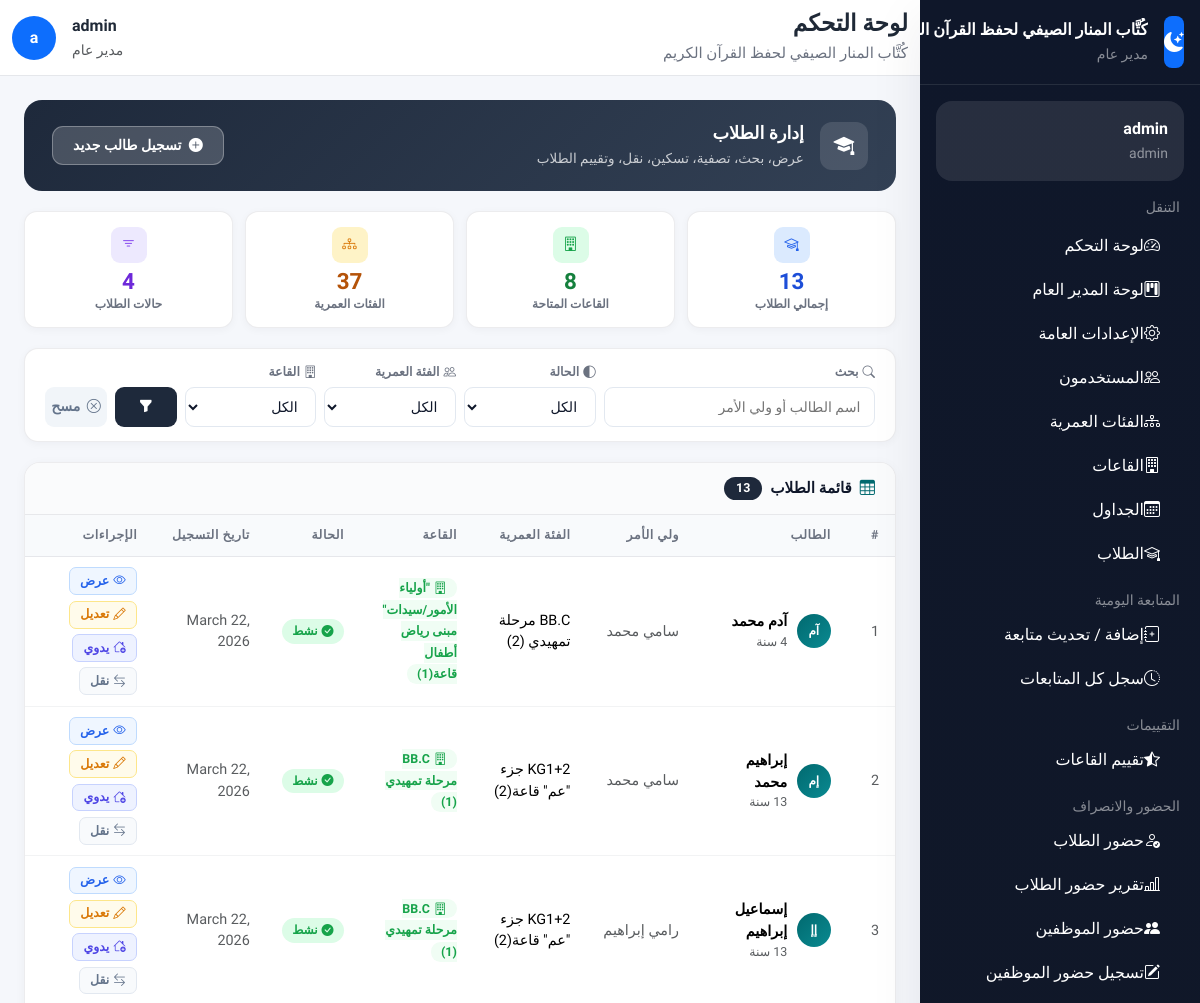
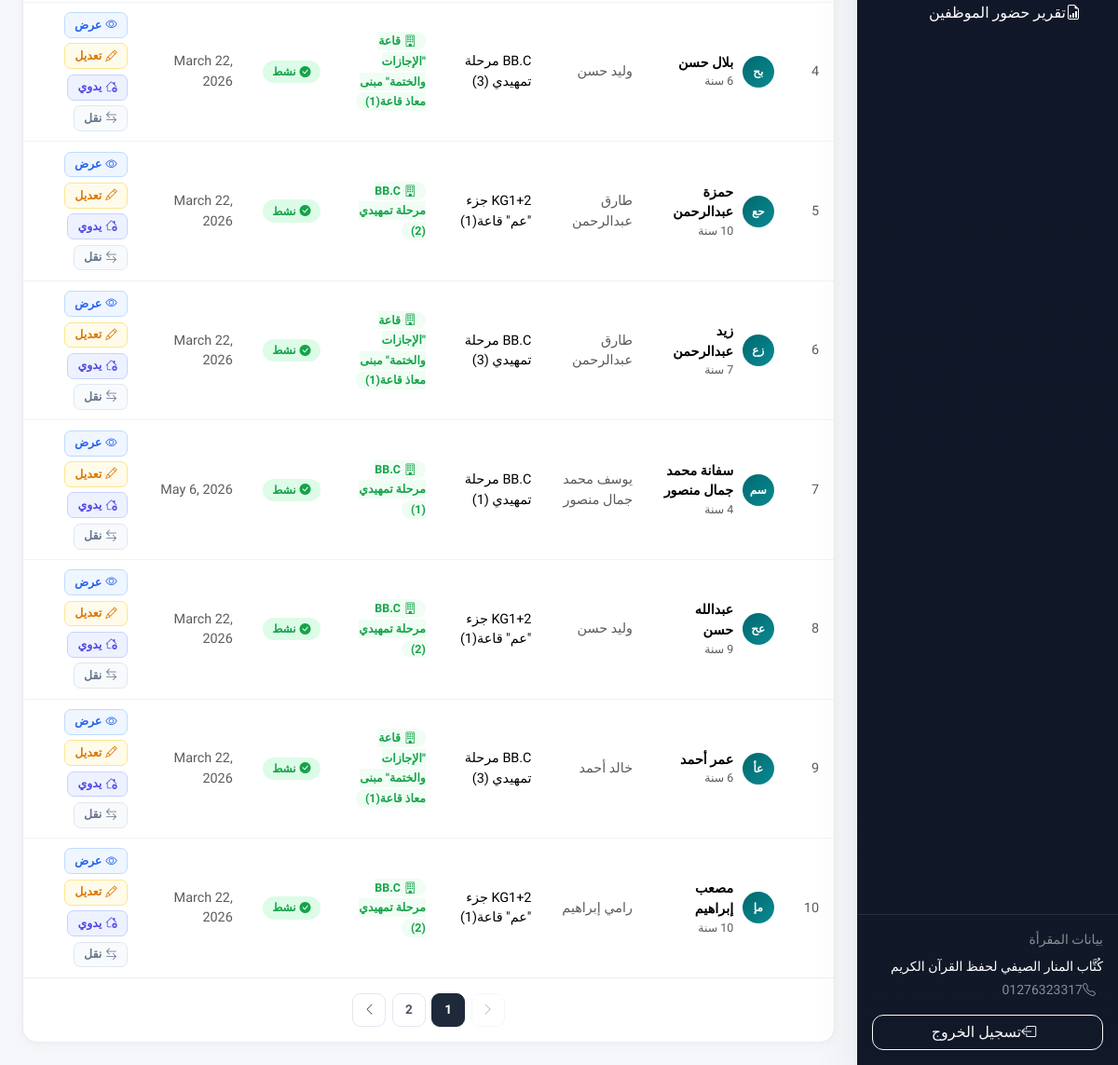
The app's page /students/ (signed in), older data (2 pictures, top to bottom).
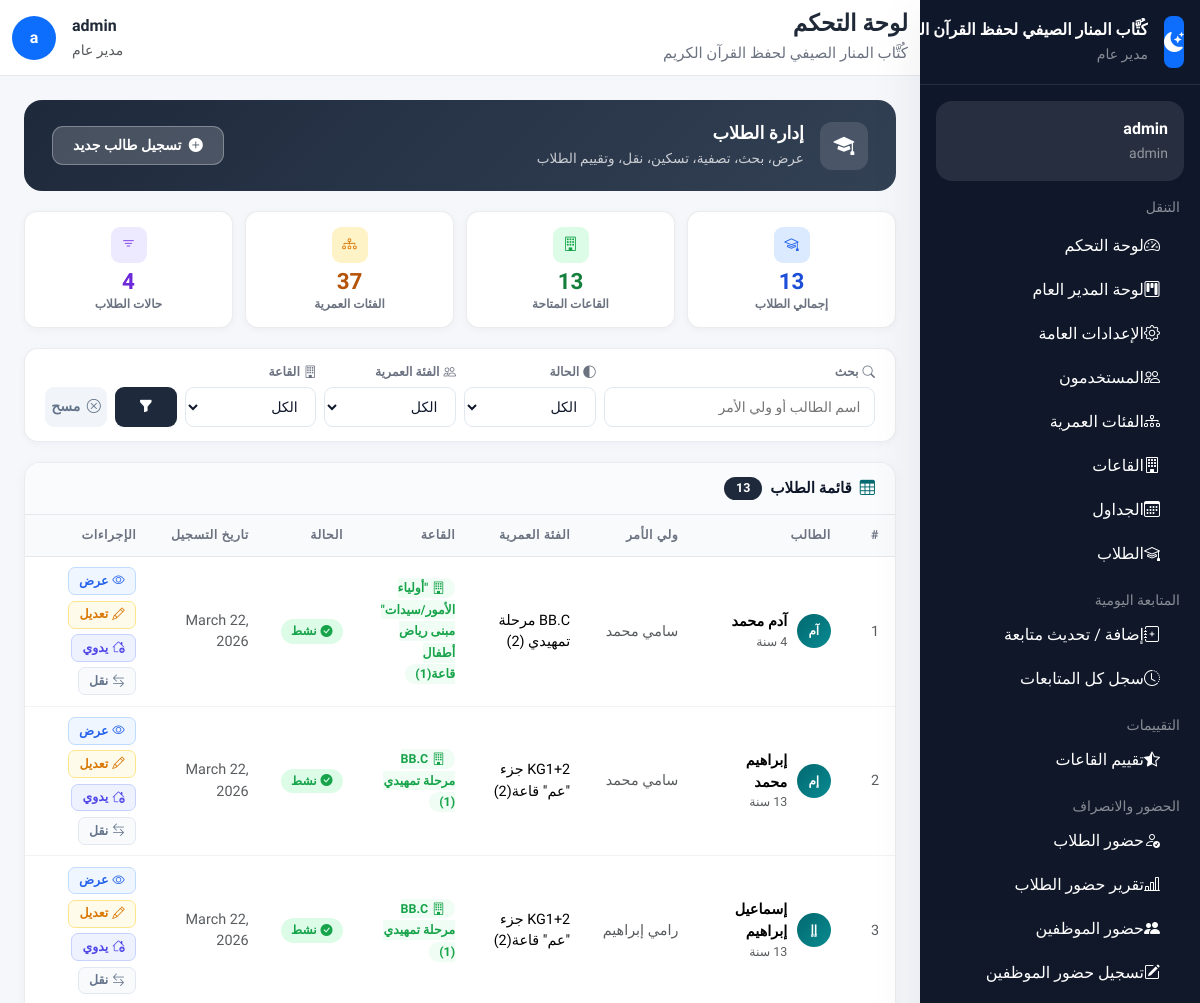
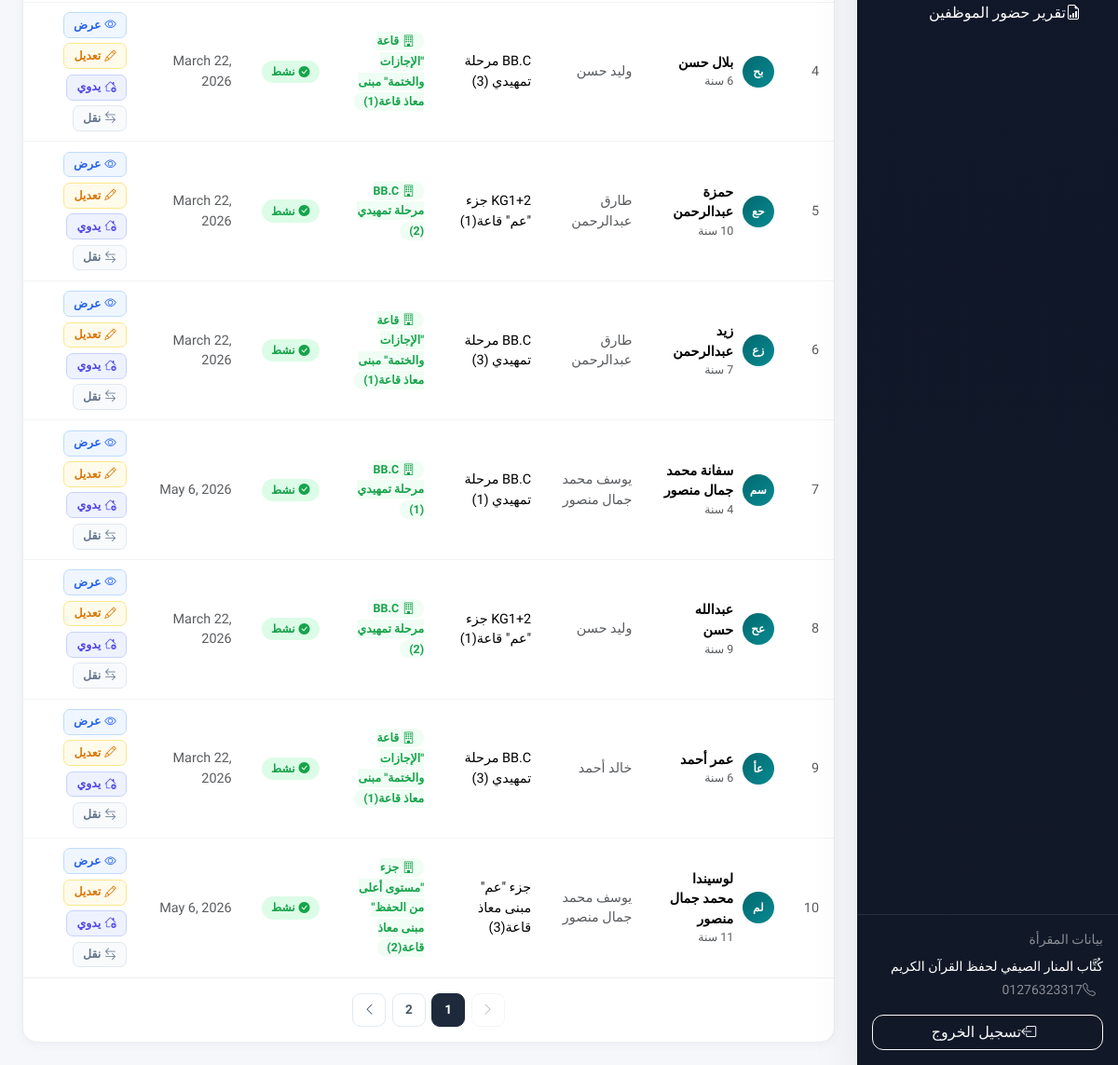
The same page, newer data (2 pictures, top to bottom).
### students/models.py (models this page shows, shortened)
class Student(models.Model):
    STATUS_PENDING = 'pending'
    STATUS_ACTIVE = 'active'
    STATUS_INACTIVE = 'inactive'
    STATUS_REJECTED = 'rejected'
    STATUS_CHOICES = [
        (STATUS_PENDING, 'في انتظار التسكين'),
        (STATUS_ACTIVE, 'نشط'),
        (STATUS_INACTIVE, 'غير نشط'),
        (STATUS_REJECTED, 'مرفوض لعدم وجود قاعة مناسبة'),
    ]
    first_name = models.CharField(max_length=50, verbose_name='الاسم الأول')
    last_name = models.CharField(max_length=50, verbose_name='اسم الرباعي')
    date_of_birth = models.DateField(verbose_name='تاريخ الميلاد')
    emergency_phone = models.CharField(max_length=20, blank=True, verbose_name='رقم موبايل الطوارئ')
    age_group = models.ForeignKey(
        'students.AgeGroup',
        on_delete=models.SET_NULL,
        null=True,
        blank=True,
        related_name='students',
        verbose_name='الفئة العمرية'
    )
    profile_picture = models.ImageField(
        upload_to='students/',
        blank=True,
        null=True,
        verbose_name='صورة الطالب'
    )
    memorized_surahs = models.ManyToManyField(
        Surah,
        blank=True,
        verbose_name='السور المحفوظة',
        related_name='memorized_by'
    )
    parent = models.ForeignKey(
        User,
        on_delete=models.CASCADE,
        related_name='children',
        limit_choices_to={'role': 'parent'},
        verbose_name='ولي الأمر'
    )
    hall = models.ForeignKey(
        'halls.Hall',
        on_delete=models.SET_NULL,
        null=True,
        blank=True,
        related_name='students',
        verbose_name='القاعة'
    )
    uses_bus = models.BooleanField(default=False, verbose_name='يشترك في الباص')
    bus_notes = models.CharField(max_length=200, blank=True, verbose_name='ملاحظات الباص')
    status = models.CharField(
        max_length=20,
        choices=STATUS_CHOICES,
        default=STATUS_PENDING,
        verbose_name='حالة الطالب'
    )
    registration_date = models.DateField(auto_now_add=True, verbose_name='تاريخ التسجيل')
    notes = models.TextField(blank=True, verbose_name='ملاحظات عامة')
    def get_full_name(self):
        return f"{self.first_name} {self.last_name}"
    def calculate_age(self):
        from datetime import date
        today = date.today()
        born = self.date_of_birth
        return today.year - born.year - ((today.month, today.day) < (born.month, born.day))
    class Meta:
        verbose_name = 'طالب'
        verbose_name_plural = 'الطلاب'
        ordering = ['first_name', 'last_name']

class AgeGroup(models.Model):
    name = models.CharField(max_length=100, verbose_name='اسم الفئة')
    min_age = models.PositiveIntegerField(verbose_name='الحد الأدنى للسن')
    max_age = models.PositiveIntegerField(verbose_name='الحد الأقصى للسن')
    order = models.PositiveIntegerField(default=0, verbose_name='الترتيب')
    is_active = models.BooleanField(default=True, verbose_name='نشطة')
    class Meta:
        verbose_name = 'فئة عمرية'
        verbose_name_plural = 'الفئات العمرية'
        ordering = ['order', 'min_age']

### accounts/models.py (models this page shows, shortened)
class User(AbstractUser):
    ROLE_GENERAL_MANAGER = 'general_manager'
    ROLE_GENERAL_SUPERVISOR = 'general_supervisor'
    ROLE_HALL_SUPERVISOR = 'hall_supervisor'
    ROLE_TEACHER = 'teacher'
    ROLE_PARENT = 'parent'
    ROLES = [
        (ROLE_GENERAL_MANAGER, 'مدير عام'),
        (ROLE_GENERAL_SUPERVISOR, 'مشرف عام'),
        (ROLE_HALL_SUPERVISOR, 'مشرف قاعات'),
        (ROLE_TEACHER, 'معلم'),
        (ROLE_PARENT, 'ولي أمر'),
    ]
    role = models.CharField(
        max_length=30,
        choices=ROLES,
        default=ROLE_PARENT,
        verbose_name='الدور الوظيفي'
    )
    phone = models.CharField(
        max_length=20,
        blank=True,
        null=True,
        verbose_name='رقم الهاتف'
    )
    profile_picture = models.ImageField(
        upload_to='profiles/',
        blank=True,
        null=True,
        verbose_name='الصورة الشخصية'
    )
    can_manage_users = models.BooleanField(default=False, verbose_name='إدارة المستخدمين')
    can_manage_halls = models.BooleanField(default=False, verbose_name='إدارة القاعات')
    can_manage_students = models.BooleanField(default=False, verbose_name='إدارة الطلاب')
    can_manage_attendance = models.BooleanField(default=False, verbose_name='إدارة الحضور')
    can_manage_evaluations = models.BooleanField(default=False, verbose_name='إدارة التقييمات')
    can_manage_settings = models.BooleanField(default=False, verbose_name='إدارة الإعدادات')
    @property
    def is_general_manager(self):
        return self.role == self.ROLE_GENERAL_MANAGER
    @property
    def is_general_supervisor(self):
        return self.role == self.ROLE_GENERAL_SUPERVISOR
    @property
    def is_hall_supervisor(self):
        return self.role == self.ROLE_HALL_SUPERVISOR
    @property
    def is_teacher(self):
        return self.role == self.ROLE_TEACHER
    @property
    def is_parent(self):
        return self.role == self.ROLE_PARENT
    @property
    def is_staff_member(self):
        return self.role != self.ROLE_PARENT
    class Meta:
        verbose_name = 'مستخدم'
        verbose_name_plural = 'المستخدمون'

### halls/models.py (models this page shows, shortened)
class Hall(models.Model):
    name = models.CharField(max_length=100, verbose_name='اسم القاعة')
    location = models.CharField(max_length=200, verbose_name='موقع القاعة')
    age_group = models.ForeignKey(
        'students.AgeGroup',
        on_delete=models.SET_NULL,
        null=True,
        blank=True,
        related_name='halls',
        verbose_name='الفئة العمرية'
    )
    max_students = models.PositiveIntegerField(default=30, verbose_name='أقصى عدد للطلاب')
    general_supervisor = models.ForeignKey(
        User,
        on_delete=models.SET_NULL,
        null=True,
        blank=True,
        related_name='managed_halls',
        limit_choices_to={'role': 'general_supervisor'},
        verbose_name='المشرف العام المسؤول'
    )
    teacher = models.ForeignKey(
        User,
        on_delete=models.SET_NULL,
        null=True,
        blank=True,
        related_name='teaching_halls',
        limit_choices_to={'role': 'teacher'},
        verbose_name='المعلم'
    )
    supervisor = models.ForeignKey(
        User,
        on_delete=models.SET_NULL,
        null=True,
        blank=True,
        related_name='supervising_halls',
        limit_choices_to={'role': 'hall_supervisor'},
        verbose_name='مشرف القاعة'
    )
    current_juz = models.PositiveIntegerField(
        default=30,
        verbose_name='الجزء الحالي الذي تبدأ منه القاعة'
    )
    required_completed_juz_count = models.PositiveIntegerField(
        default=0,
        verbose_name='عدد الأجزاء المطلوبة قبل دخول القاعة'
    )
    is_active = models.BooleanField(default=True, verbose_name='نشطة')
    created_at = models.DateTimeField(auto_now_add=True)
    class Meta:
        verbose_name = 'قاعة'
        verbose_name_plural = 'القاعات'
        ordering = ['name']

### students/views.py (the view, shortened to what this page needs)
# urls.py: path('',                      views.StudentListView.as_view(),    name='list'),
class StudentListView(StaffRequiredMixin, View):
    def get_base_queryset(self, request):
        user = request.user
        qs = Student.objects.select_related(
            'parent', 'hall', 'age_group'
        ).prefetch_related('memorized_surahs')
        if user.is_general_manager:
            return qs
    def get(self, request):
        students = self.get_base_queryset(request)
        status = request.GET.get('status', '')
        age_group = request.GET.get('age_group', '')
        hall_id = request.GET.get('hall', '')
        search = request.GET.get('q', '')
        if status:
            students = students.filter(status=status)
        if age_group:
            students = students.filter(age_group__id=age_group)
        if hall_id:
            students = students.filter(hall_id=hall_id)
        paginator = Paginator(students, 10)
        page = request.GET.get('page', 1)
        students = paginator.get_page(page)
        halls = Hall.objects.filter(is_active=True)
        if request.user.is_general_supervisor:
            hall_ids = request.user.hall_assignments.values_list('hall_id', flat=True)
            halls = halls.filter(id__in=hall_ids)
        elif request.user.is_hall_supervisor:
            halls = halls.filter(supervisor=request.user)
        elif request.user.is_teacher:
            halls = halls.filter(teacher=request.user)
        context = {
            'students': students,
            'halls': halls,
            'age_groups': AgeGroup.objects.filter(is_active=True),
            'statuses': Student.STATUS_CHOICES,
            'total': paginator.count,
        }
        return render(request, 'students/list.html', context)

### accounts/context_processors.py (called while the page is built)
def user_role_context(request):
    if not request.user.is_authenticated:
        return {}
    user = request.user
    return {
        'is_general_manager':    user.is_general_manager,
        'is_general_supervisor': user.is_general_supervisor,
        'is_hall_supervisor':    user.is_hall_supervisor,
        'is_teacher':            user.is_teacher,
        'is_parent':             user.is_parent,
        'user_role_display':     user.get_role_display(),
    }

def site_settings(request):
    settings = SiteSettings.get_settings()
    return {
        'SITE_NAME':        settings.name,
        'SITE_LOGO':        settings.logo,
        'SITE_PHONE':       settings.phone,
        'SITE_SETTINGS':    settings,
        'ALLOW_REGISTRATION': settings.allow_registration,
    }

### accounts/models.py (called while the page is built)
    @classmethod
    def get_settings(cls):
        obj, _ = cls.objects.get_or_create(pk=1)
        return obj

### accounts/permissions.py (called while the page is built)
    def test_func(self):
        return self.request.user.is_authenticated and self.request.user.is_staff_member

### templates/students/list.html (shortened to what the changed rows need)
{% extends "base.html" %}
{% block content %}
<div class="sl-hero">
    <div class="sl-hero-left">
        <div>
            <h1>إدارة الطلاب</h1>
        </div>
    </div>
</div>
<div class="sl-stats">
    <div class="sl-stat">
        <div class="sl-stat-icon"><i class="bi bi-building"></i></div>
        <div class="sl-stat-num">{{ halls|length }}</div>
        <div class="sl-stat-lbl">القاعات المتاحة</div>
    </div>
</div>
<div class="sl-table-card">
    {% if students %}
    <div class="d-none d-md-block table-responsive">
        <table class="table sl-table mb-0">
            <thead>
                <tr>
                    <th>#</th>
                    <th>الطالب</th>
                    <th>ولي الأمر</th>
                    <th>الفئة العمرية</th>
                    <th>القاعة</th>
                    <th>الحالة</th>
                    <th>تاريخ التسجيل</th>
                    <th>الإجراءات</th>
                </tr>
            </thead>
            <tbody>
                {% for student in students %}
                <tr>
                    <td class="text-muted small">{{ students.start_index|add:forloop.counter0 }}</td>
                    <td>
                        <div style="display:flex; align-items:center; gap:.6rem;">
                            <div class="std-avatar">{{ student.first_name|first }}{{ student.last_name|first }}</div>
                            <div>
                                <div class="fw-bold" style="font-size:.9rem;">{{ student.get_full_name }}</div>
                                <div class="text-muted" style="font-size:.78rem;">{{ student.calculate_age }} سنة</div>
                            </div>
                        </div>
                    </td>
                    <td class="text-muted small">{{ student.parent.get_full_name|default:"—" }}</td>
                    <td class="small">{{ student.age_group.name|default:"—" }}</td>
                    <td>
                        {% if student.hall %}
                        <span style="background:#f0fdf4; color:#16a34a; border-radius:20px; padding:.15rem .65rem; font-size:.78rem; font-weight:700;">
                            <i class="bi bi-building me-1"></i>{{ student.hall.name }}
                        </span>
                        {% else %}
                        <span class="text-muted small">—</span>
                        {% endif %}
                    </td>
                    <td>
                        {% if student.status == 'active' %}
                            <span class="status-pill sp-active"><i class="bi bi-check-circle-fill"></i>نشط</span>
                        {% elif student.status == 'pending' %}
                            <span class="status-pill sp-pending"><i class="bi bi-clock-fill"></i>انتظار</span>
                        {% elif student.status == 'inactive' %}
                            <span class="status-pill sp-inactive"><i class="bi bi-dash-circle"></i>غير نشط</span>
                        {% else %}
                            <span class="status-pill sp-rejected"><i class="bi bi-x-circle-fill"></i>مرفوض</span>
                        {% endif %}
                    </td>
                    <td class="text-muted small">{{ student.registration_date }}</td>
                    <td>
                        <div style="display:flex; flex-wrap:wrap; gap:.35rem;">
                            <a href="{% url 'students:detail' student.pk %}" class="action-btn ab-view">
                                <i class="bi bi-eye"></i>عرض
                            </a>
                            {% if user.is_general_manager or user.is_general_supervisor %}
                            <a href="{% url 'students:update' student.pk %}" class="action-btn ab-edit">
                                <i class="bi bi-pencil"></i>تعديل
                            </a>
                            {% endif %}
                            {% if user.is_general_supervisor or user.is_general_manager %}
                            <a href="{% url 'students:manual_assign' student.pk %}" class="action-btn ab-manual"
                               title="تسكين يدوي بدون قيود">
                                <i class="bi bi-house-add"></i>يدوي
                            </a>
                            {% if student.status == 'active' %}
                            <a href="{% url 'students:transfer' student.pk %}" class="action-btn ab-transfer">
                                <i class="bi bi-arrow-left-right"></i>نقل
                            </a>
                            {% endif %}
                            {% endif %}
                        </div>
                    </td>
                </tr>
                {% endfor %}
            </tbody>
        </table>
    </div>
    {% if students.has_other_pages %}
    <div class="sl-pagination">
        {% if students.has_previous %}
        <a href="?page={{ students.previous_page_number }}&q={{ request.GET.q }}&status={{ request.GET.status }}&age_group={{ request.GET.age_group }}&hall={{ request.GET.hall }}"
           class="sl-page-btn"><i class="bi bi-chevron-right"></i></a>
        {% else %}
        <span class="sl-page-btn" style="opacity:.4; pointer-events:none;"><i class="bi bi-chevron-right"></i></span>
        {% endif %}
        {% for num in students.paginator.page_range %}
            {% if students.number == num %}
            <span class="sl-page-btn active">{{ num }}</span>
            {% elif num >= students.number|add:"-2" and num <= students.number|add:"2" %}
            <a href="?page={{ num }}&q={{ request.GET.q }}&status={{ request.GET.status }}&age_group={{ request.GET.age_group }}&hall={{ request.GET.hall }}"
               class="sl-page-btn">{{ num }}</a>
            {% endif %}
        {% endfor %}
        {% if students.has_next %}
        <a href="?page={{ students.next_page_number }}&q={{ request.GET.q }}&status={{ request.GET.status }}&age_group={{ request.GET.age_group }}&hall={{ request.GET.hall }}"
           class="sl-page-btn"><i class="bi bi-chevron-left"></i></a>
        {% else %}
        <span class="sl-page-btn" style="opacity:.4; pointer-events:none;"><i class="bi bi-chevron-left"></i></span>
        {% endif %}
    </div>
    {% endif %}
    {% else %}
    <div class="sl-empty">
        <i class="bi bi-search"></i>
        <p>لا يوجد طلاب مطابقون للبحث أو التصفية</p>
    </div>
    {% endif %}
</div>
{% endblock %}

Row changes from the older to the newer data that the page shows:
no longer on this page (row unchanged): Student: start_index|add "10", first_name|first "م", last_name|first "إ", get_full_name "مصعب إبراهيم", parent.get_full_name "رامي إبراهيم", age_group.name "KG1+2 جزء \"عم\" قاعة(1)", hall.name "BB.C مرحلة تمهيدي (2)", status "active" (drawn), registration_date "March 22, 2026"
now on this page (row edited): Student: start_index|add "10", first_name|first "ل", last_name|first "م", get_full_name "لوسيندا محمد جمال منصور", parent.get_full_name "يوسف محمد جمال منصور", age_group.name "جزء \"عم\" مبنى معاذ قاعة(3)", hall.name "جزء \"مستوى أعلى من الحفظ\" مبنى معاذ قاعة(2)", status "active" (drawn), registration_date "May 6, 2026"
Text that changed along with them:
{{ halls|length }}: "8" → "13"
